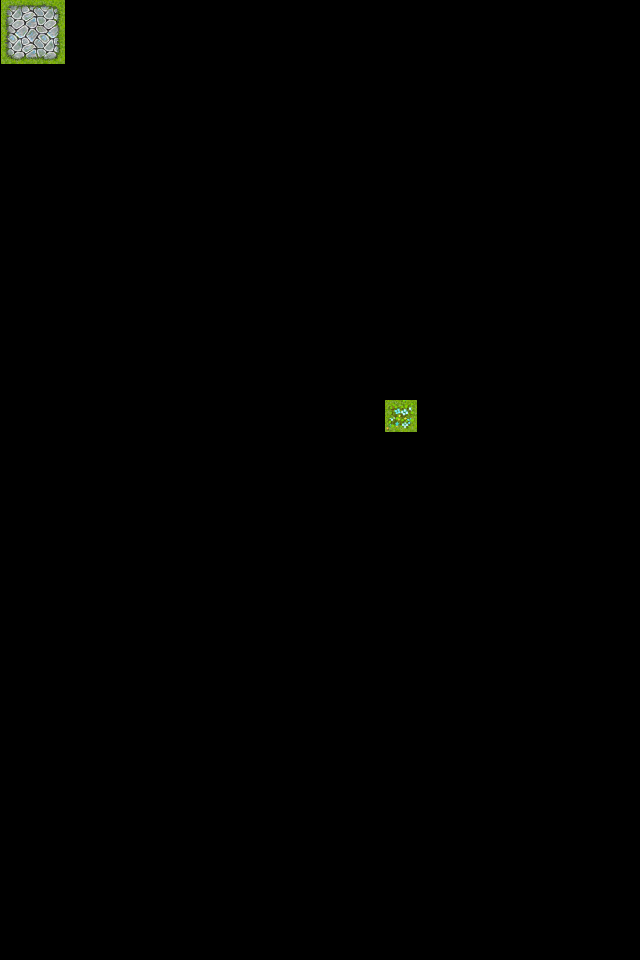

This game map was drawn from its Tiled (.tmx) file and the tilesets committed beside it. A one-line description and the full map source follow:
An orthogonal 40x60 tile map with 16x16 px tiles, 1 tile layer (map), 2 tilesets and 10 objects.

<map version="1.0" orientation="orthogonal" renderorder="right-down" width="40" height="60" tilewidth="16" tileheight="16" nextobjectid="12">
 <tileset firstgid="1" name="A" tilewidth="16" tileheight="16" tilecount="768" columns="32">
  <image source="TileA1.png" width="512" height="384" />
 </tileset>
 <tileset firstgid="769" name="TileA2" tilewidth="32" tileheight="32" tilecount="192" columns="16">
  <image source="TileA2.png" width="512" height="384" />
 </tileset>
 <layer name="map" width="40" height="60" offsetx="1" offsety="0">
  <data encoding="csv">
0,0,0,0,0,0,0,0,0,0,0,0,0,0,0,0,0,0,0,0,0,0,0,0,0,0,0,0,0,0,0,0,0,0,0,0,0,0,0,0,
789,0,790,0,0,0,0,0,0,0,0,0,0,0,0,0,0,0,0,0,0,0,0,0,0,0,0,0,0,0,0,0,0,0,0,0,0,0,0,0,
0,0,0,0,0,0,0,0,0,0,0,0,0,0,0,0,0,0,0,0,0,0,0,0,0,0,0,0,0,0,0,0,0,0,0,0,0,0,0,0,
805,0,806,0,0,0,0,0,0,0,0,0,0,0,0,0,0,0,0,0,0,0,0,0,0,0,0,0,0,0,0,0,0,0,0,0,0,0,0,0,
0,0,0,0,0,0,0,0,0,0,0,0,0,0,0,0,0,0,0,0,0,0,0,0,0,0,0,0,0,0,0,0,0,0,0,0,0,0,0,0,
0,0,0,0,0,0,0,0,0,0,0,0,0,0,0,0,0,0,0,0,0,0,0,0,0,0,0,0,0,0,0,0,0,0,0,0,0,0,0,0,
0,0,0,0,0,0,0,0,0,0,0,0,0,0,0,0,0,0,0,0,0,0,0,0,0,0,0,0,0,0,0,0,0,0,0,0,0,0,0,0,
0,0,0,0,0,0,0,0,0,0,0,0,0,0,0,0,0,0,0,0,0,0,0,0,0,0,0,0,0,0,0,0,0,0,0,0,0,0,0,0,
0,0,0,0,0,0,0,0,0,0,0,0,0,0,0,0,0,0,0,0,0,0,0,0,0,0,0,0,0,0,0,0,0,0,0,0,0,0,0,0,
0,0,0,0,0,0,0,0,0,0,0,0,0,0,0,0,0,0,0,0,0,0,0,0,0,0,0,0,0,0,0,0,0,0,0,0,0,0,0,0,
0,0,0,0,0,0,0,0,0,0,0,0,0,0,0,0,0,0,0,0,0,0,0,0,0,0,0,0,0,0,0,0,0,0,0,0,0,0,0,0,
0,0,0,0,0,0,0,0,0,0,0,0,0,0,0,0,0,0,0,0,0,0,0,0,0,0,0,0,0,0,0,0,0,0,0,0,0,0,0,0,
0,0,0,0,0,0,0,0,0,0,0,0,0,0,0,0,0,0,0,0,0,0,0,0,0,0,0,0,0,0,0,0,0,0,0,0,0,0,0,0,
0,0,0,0,0,0,0,0,0,0,0,0,0,0,0,0,0,0,0,0,0,0,0,0,0,0,0,0,0,0,0,0,0,0,0,0,0,0,0,0,
0,0,0,0,0,0,0,0,0,0,0,0,0,0,0,0,0,0,0,0,0,0,0,0,0,0,0,0,0,0,0,0,0,0,0,0,0,0,0,0,
0,0,0,0,0,0,0,0,0,0,0,0,0,0,0,0,0,0,0,0,0,0,0,0,0,0,0,0,0,0,0,0,0,0,0,0,0,0,0,0,
0,0,0,0,0,0,0,0,0,0,0,0,0,0,0,0,0,0,0,0,0,0,0,0,0,0,0,0,0,0,0,0,0,0,0,0,0,0,0,0,
0,0,0,0,0,0,0,0,0,0,0,0,0,0,0,0,0,0,0,0,0,0,0,0,0,0,0,0,0,0,0,0,0,0,0,0,0,0,0,0,
0,0,0,0,0,0,0,0,0,0,0,0,0,0,0,0,0,0,0,0,0,0,0,0,0,0,0,0,0,0,0,0,0,0,0,0,0,0,0,0,
0,0,0,0,0,0,0,0,0,0,0,0,0,0,0,0,0,0,0,0,0,0,0,0,0,0,0,0,0,0,0,0,0,0,0,0,0,0,0,0,
0,0,0,0,0,0,0,0,0,0,0,0,0,0,0,0,0,0,0,0,0,0,0,0,0,0,0,0,0,0,0,0,0,0,0,0,0,0,0,0,
0,0,0,0,0,0,0,0,0,0,0,0,0,0,0,0,0,0,0,0,0,0,0,0,0,0,0,0,0,0,0,0,0,0,0,0,0,0,0,0,
0,0,0,0,0,0,0,0,0,0,0,0,0,0,0,0,0,0,0,0,0,0,0,0,0,0,0,0,0,0,0,0,0,0,0,0,0,0,0,0,
0,0,0,0,0,0,0,0,0,0,0,0,0,0,0,0,0,0,0,0,0,0,0,0,0,0,0,0,0,0,0,0,0,0,0,0,0,0,0,0,
0,0,0,0,0,0,0,0,0,0,0,0,0,0,0,0,0,0,0,0,0,0,0,0,0,0,0,0,0,0,0,0,0,0,0,0,0,0,0,0,
0,0,0,0,0,0,0,0,0,0,0,0,0,0,0,0,0,0,0,0,0,0,0,0,0,0,0,0,0,0,0,0,0,0,0,0,0,0,0,0,
0,0,0,0,0,0,0,0,0,0,0,0,0,0,0,0,0,0,0,0,0,0,0,0,817,0,0,0,0,0,0,0,0,0,0,0,0,0,0,0,
0,0,0,0,0,0,0,0,0,0,0,0,0,0,0,0,0,0,0,0,0,0,0,0,0,0,0,0,0,0,0,0,0,0,0,0,0,0,0,0,
0,0,0,0,0,0,0,0,0,0,0,0,0,0,0,0,0,0,0,0,0,0,0,0,0,0,0,0,0,0,0,0,0,0,0,0,0,0,0,0,
0,0,0,0,0,0,0,0,0,0,0,0,0,0,0,0,0,0,0,0,0,0,0,0,0,0,0,0,0,0,0,0,0,0,0,0,0,0,0,0,
0,0,0,0,0,0,0,0,0,0,0,0,0,0,0,0,0,0,0,0,0,0,0,0,0,0,0,0,0,0,0,0,0,0,0,0,0,0,0,0,
0,0,0,0,0,0,0,0,0,0,0,0,0,0,0,0,0,0,0,0,0,0,0,0,0,0,0,0,0,0,0,0,0,0,0,0,0,0,0,0,
0,0,0,0,0,0,0,0,0,0,0,0,0,0,0,0,0,0,0,0,0,0,0,0,0,0,0,0,0,0,0,0,0,0,0,0,0,0,0,0,
0,0,0,0,0,0,0,0,0,0,0,0,0,0,0,0,0,0,0,0,0,0,0,0,0,0,0,0,0,0,0,0,0,0,0,0,0,0,0,0,
0,0,0,0,0,0,0,0,0,0,0,0,0,0,0,0,0,0,0,0,0,0,0,0,0,0,0,0,0,0,0,0,0,0,0,0,0,0,0,0,
0,0,0,0,0,0,0,0,0,0,0,0,0,0,0,0,0,0,0,0,0,0,0,0,0,0,0,0,0,0,0,0,0,0,0,0,0,0,0,0,
0,0,0,0,0,0,0,0,0,0,0,0,0,0,0,0,0,0,0,0,0,0,0,0,0,0,0,0,0,0,0,0,0,0,0,0,0,0,0,0,
0,0,0,0,0,0,0,0,0,0,0,0,0,0,0,0,0,0,0,0,0,0,0,0,0,0,0,0,0,0,0,0,0,0,0,0,0,0,0,0,
0,0,0,0,0,0,0,0,0,0,0,0,0,0,0,0,0,0,0,0,0,0,0,0,0,0,0,0,0,0,0,0,0,0,0,0,0,0,0,0,
0,0,0,0,0,0,0,0,0,0,0,0,0,0,0,0,0,0,0,0,0,0,0,0,0,0,0,0,0,0,0,0,0,0,0,0,0,0,0,0,
0,0,0,0,0,0,0,0,0,0,0,0,0,0,0,0,0,0,0,0,0,0,0,0,0,0,0,0,0,0,0,0,0,0,0,0,0,0,0,0,
0,0,0,0,0,0,0,0,0,0,0,0,0,0,0,0,0,0,0,0,0,0,0,0,0,0,0,0,0,0,0,0,0,0,0,0,0,0,0,0,
0,0,0,0,0,0,0,0,0,0,0,0,0,0,0,0,0,0,0,0,0,0,0,0,0,0,0,0,0,0,0,0,0,0,0,0,0,0,0,0,
0,0,0,0,0,0,0,0,0,0,0,0,0,0,0,0,0,0,0,0,0,0,0,0,0,0,0,0,0,0,0,0,0,0,0,0,0,0,0,0,
0,0,0,0,0,0,0,0,0,0,0,0,0,0,0,0,0,0,0,0,0,0,0,0,0,0,0,0,0,0,0,0,0,0,0,0,0,0,0,0,
0,0,0,0,0,0,0,0,0,0,0,0,0,0,0,0,0,0,0,0,0,0,0,0,0,0,0,0,0,0,0,0,0,0,0,0,0,0,0,0,
0,0,0,0,0,0,0,0,0,0,0,0,0,0,0,0,0,0,0,0,0,0,0,0,0,0,0,0,0,0,0,0,0,0,0,0,0,0,0,0,
0,0,0,0,0,0,0,0,0,0,0,0,0,0,0,0,0,0,0,0,0,0,0,0,0,0,0,0,0,0,0,0,0,0,0,0,0,0,0,0,
0,0,0,0,0,0,0,0,0,0,0,0,0,0,0,0,0,0,0,0,0,0,0,0,0,0,0,0,0,0,0,0,0,0,0,0,0,0,0,0,
0,0,0,0,0,0,0,0,0,0,0,0,0,0,0,0,0,0,0,0,0,0,0,0,0,0,0,0,0,0,0,0,0,0,0,0,0,0,0,0,
0,0,0,0,0,0,0,0,0,0,0,0,0,0,0,0,0,0,0,0,0,0,0,0,0,0,0,0,0,0,0,0,0,0,0,0,0,0,0,0,
0,0,0,0,0,0,0,0,0,0,0,0,0,0,0,0,0,0,0,0,0,0,0,0,0,0,0,0,0,0,0,0,0,0,0,0,0,0,0,0,
0,0,0,0,0,0,0,0,0,0,0,0,0,0,0,0,0,0,0,0,0,0,0,0,0,0,0,0,0,0,0,0,0,0,0,0,0,0,0,0,
0,0,0,0,0,0,0,0,0,0,0,0,0,0,0,0,0,0,0,0,0,0,0,0,0,0,0,0,0,0,0,0,0,0,0,0,0,0,0,0,
0,0,0,0,0,0,0,0,0,0,0,0,0,0,0,0,0,0,0,0,0,0,0,0,0,0,0,0,0,0,0,0,0,0,0,0,0,0,0,0,
0,0,0,0,0,0,0,0,0,0,0,0,0,0,0,0,0,0,0,0,0,0,0,0,0,0,0,0,0,0,0,0,0,0,0,0,0,0,0,0,
0,0,0,0,0,0,0,0,0,0,0,0,0,0,0,0,0,0,0,0,0,0,0,0,0,0,0,0,0,0,0,0,0,0,0,0,0,0,0,0,
0,0,0,0,0,0,0,0,0,0,0,0,0,0,0,0,0,0,0,0,0,0,0,0,0,0,0,0,0,0,0,0,0,0,0,0,0,0,0,0,
0,0,0,0,0,0,0,0,0,0,0,0,0,0,0,0,0,0,0,0,0,0,0,0,0,0,0,0,0,0,0,0,0,0,0,0,0,0,0,0,
0,0,0,0,0,0,0,0,0,0,0,0,0,0,0,0,0,0,0,0,0,0,0,0,0,0,0,0,0,0,0,0,0,0,0,0,0,0,0,0
</data>
 </layer>
 <objectgroup name="collision">
  <object id="1" x="76" y="24" width="152" height="136" />
  <object id="2" x="335.6" y="60.5718" width="112" height="76" rotation="31.0276" />
  <object id="4" x="152" y="196" width="164" height="68">
   <ellipse />
  </object>
  <object id="5" x="356" y="208">
   <polygon points="0,0 116,16 92,152 16,132 -28,128" />
  </object>
  <object id="6" x="376" y="8">
   <polyline points="0,0 -72,36 48,56 40,4" />
  </object>
  <object id="7" gid="80" x="80" y="292" width="16" height="16" />
  <object id="8" gid="80" x="112" y="304" width="16" height="16" />
  <object id="9" gid="80" x="188" y="332" width="16" height="16" />
  <object id="10" gid="77" x="124" y="348" width="16" height="16" />
 </objectgroup>
 <objectgroup color="#0000ff" draworder="index" name="test" offsetx="-12" offsety="88">
  <object id="11" x="496" y="-28" width="76" height="76" />
 </objectgroup>
</map>
